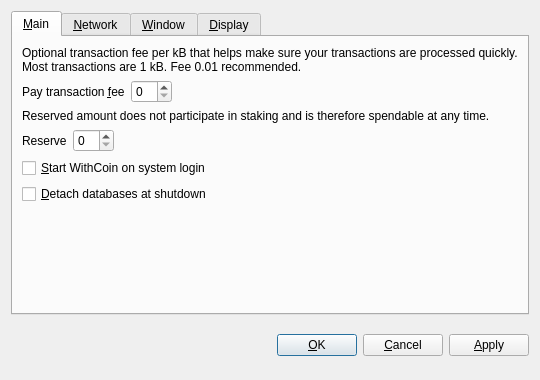
<?xml version="1.0" encoding="UTF-8"?>
<ui version="4.0">
 <class>OptionsDialog</class>
 <widget class="QDialog" name="OptionsDialog">
  <property name="geometry">
   <rect>
    <x>0</x>
    <y>0</y>
    <width>540</width>
    <height>380</height>
   </rect>
  </property>
  <property name="windowTitle">
   <string>Options</string>
  </property>
  <property name="modal">
   <bool>true</bool>
  </property>
  <layout class="QVBoxLayout" name="verticalLayout">
   <item>
    <widget class="QTabWidget" name="tabWidget">
     <property name="tabPosition">
      <enum>QTabWidget::North</enum>
     </property>
     <property name="currentIndex">
      <number>0</number>
     </property>
     <widget class="QWidget" name="tabMain">
      <attribute name="title">
       <string>&amp;Main</string>
      </attribute>
      <layout class="QVBoxLayout" name="verticalLayout_Main">
       <item>
        <widget class="QLabel" name="transactionFeeInfoLabel">
         <property name="text">
          <string>Optional transaction fee per kB that helps make sure your transactions are processed quickly. Most transactions are 1 kB. Fee 0.01 recommended.</string>
         </property>
         <property name="textFormat">
          <enum>Qt::PlainText</enum>
         </property>
         <property name="wordWrap">
          <bool>true</bool>
         </property>
        </widget>
       </item>
       <item>
        <layout class="QHBoxLayout" name="horizontalLayoutFee">
         <item>
          <widget class="QLabel" name="transactionFeeLabel">
           <property name="text">
            <string>Pay transaction &amp;fee</string>
           </property>
           <property name="textFormat">
            <enum>Qt::PlainText</enum>
           </property>
           <property name="buddy">
            <cstring>transactionFee</cstring>
           </property>
          </widget>
         </item>
         <item>
          <widget class="BitcoinAmountField" name="transactionFee"/>
         </item>
         <item>
          <spacer name="horizontalSpacerFee">
           <property name="orientation">
            <enum>Qt::Horizontal</enum>
           </property>
           <property name="sizeHint" stdset="0">
            <size>
             <width>40</width>
             <height>20</height>
            </size>
           </property>
          </spacer>
         </item>
        </layout>
       </item>
       <item>
        <widget class="QLabel" name="reserveBalanceInfoLabel">
         <property name="text">
          <string>Reserved amount does not participate in staking and is therefore spendable at any time.</string>
         </property>
         <property name="textFormat">
          <enum>Qt::PlainText</enum>
         </property>
         <property name="wordWrap">
          <bool>true</bool>
         </property>
        </widget>
       </item>
       <item>
        <layout class="QHBoxLayout" name="horizontalLayoutReserveBalance">
         <item>
          <widget class="QLabel" name="reserveBalanceLabel">
           <property name="text">
            <string>Reserve</string>
           </property>
           <property name="textFormat">
            <enum>Qt::PlainText</enum>
           </property>
           <property name="buddy">
            <cstring>reserveBalance</cstring>
           </property>
          </widget>
         </item>
         <item>
          <widget class="BitcoinAmountField" name="reserveBalance"/>
         </item>
         <item>
          <spacer name="horizontalSpacerReserveBalance">
           <property name="orientation">
            <enum>Qt::Horizontal</enum>
           </property>
           <property name="sizeHint" stdset="0">
            <size>
             <width>40</width>
             <height>20</height>
            </size>
           </property>
          </spacer>
         </item>
        </layout>
       </item>
       <item>
        <widget class="QCheckBox" name="bitcoinAtStartup">
         <property name="toolTip">
          <string>Automatically start WithCoin after logging in to the system.</string>
         </property>
         <property name="text">
          <string>&amp;Start WithCoin on system login</string>
         </property>
        </widget>
       </item>
       <item>
        <widget class="QCheckBox" name="detachDatabases">
         <property name="toolTip">
          <string>Detach block and address databases at shutdown. This means they can be moved to another data directory, but it slows down shutdown. The wallet is always detached.</string>
         </property>
         <property name="text">
          <string>&amp;Detach databases at shutdown</string>
         </property>
        </widget>
       </item>
       <item>
        <spacer name="verticalSpacer_Main">
         <property name="orientation">
          <enum>Qt::Vertical</enum>
         </property>
         <property name="sizeHint" stdset="0">
          <size>
           <width>20</width>
           <height>40</height>
          </size>
         </property>
        </spacer>
       </item>
      </layout>
     </widget>
     <widget class="QWidget" name="tabNetwork">
      <attribute name="title">
       <string>&amp;Network</string>
      </attribute>
      <layout class="QVBoxLayout" name="verticalLayout_Network">
       <item>
        <widget class="QCheckBox" name="mapPortUpnp">
         <property name="toolTip">
          <string>Automatically open the WithCoin client port on the router. This only works when your router supports UPnP and it is enabled.</string>
         </property>
         <property name="text">
          <string>Map port using &amp;UPnP</string>
         </property>
        </widget>
       </item>
       <item>
        <widget class="QCheckBox" name="connectSocks">
         <property name="toolTip">
          <string>Connect to the WithCoin network through a SOCKS proxy (e.g. when connecting through Tor).</string>
         </property>
         <property name="text">
          <string>&amp;Connect through SOCKS proxy:</string>
         </property>
        </widget>
       </item>
       <item>
        <layout class="QHBoxLayout" name="horizontalLayout_Network">
         <item>
          <widget class="QLabel" name="proxyIpLabel">
           <property name="text">
            <string>Proxy &amp;IP:</string>
           </property>
           <property name="textFormat">
            <enum>Qt::PlainText</enum>
           </property>
           <property name="buddy">
            <cstring>proxyIp</cstring>
           </property>
          </widget>
         </item>
         <item>
          <widget class="QValidatedLineEdit" name="proxyIp">
           <property name="maximumSize">
            <size>
             <width>140</width>
             <height>16777215</height>
            </size>
           </property>
           <property name="toolTip">
            <string>IP address of the proxy (e.g. 127.0.0.1)</string>
           </property>
          </widget>
         </item>
         <item>
          <widget class="QLabel" name="proxyPortLabel">
           <property name="text">
            <string>&amp;Port:</string>
           </property>
           <property name="textFormat">
            <enum>Qt::PlainText</enum>
           </property>
           <property name="buddy">
            <cstring>proxyPort</cstring>
           </property>
          </widget>
         </item>
         <item>
          <widget class="QLineEdit" name="proxyPort">
           <property name="maximumSize">
            <size>
             <width>55</width>
             <height>16777215</height>
            </size>
           </property>
           <property name="toolTip">
            <string>Port of the proxy (e.g. 9050)</string>
           </property>
          </widget>
         </item>
         <item>
          <widget class="QLabel" name="socksVersionLabel">
           <property name="text">
            <string>SOCKS &amp;Version:</string>
           </property>
           <property name="textFormat">
            <enum>Qt::PlainText</enum>
           </property>
           <property name="buddy">
            <cstring>socksVersion</cstring>
           </property>
          </widget>
         </item>
         <item>
          <widget class="QValueComboBox" name="socksVersion">
           <property name="toolTip">
            <string>SOCKS version of the proxy (e.g. 5)</string>
           </property>
          </widget>
         </item>
         <item>
          <spacer name="horizontalSpacer_Network">
           <property name="orientation">
            <enum>Qt::Horizontal</enum>
           </property>
           <property name="sizeHint" stdset="0">
            <size>
             <width>40</width>
             <height>20</height>
            </size>
           </property>
          </spacer>
         </item>
        </layout>
       </item>
       <item>
        <spacer name="verticalSpacer_Network">
         <property name="orientation">
          <enum>Qt::Vertical</enum>
         </property>
         <property name="sizeHint" stdset="0">
          <size>
           <width>20</width>
           <height>40</height>
          </size>
         </property>
        </spacer>
       </item>
      </layout>
     </widget>
     <widget class="QWidget" name="tabWindow">
      <attribute name="title">
       <string>&amp;Window</string>
      </attribute>
      <layout class="QVBoxLayout" name="verticalLayout_Window">
       <item>
        <widget class="QCheckBox" name="minimizeToTray">
         <property name="toolTip">
          <string>Show only a tray icon after minimizing the window.</string>
         </property>
         <property name="text">
          <string>&amp;Minimize to the tray instead of the taskbar</string>
         </property>
        </widget>
       </item>
       <item>
        <widget class="QCheckBox" name="minimizeOnClose">
         <property name="toolTip">
          <string>Minimize instead of exit the application when the window is closed. When this option is enabled, the application will be closed only after selecting Quit in the menu.</string>
         </property>
         <property name="text">
          <string>M&amp;inimize on close</string>
         </property>
        </widget>
       </item>
       <item>
        <spacer name="verticalSpacer_Window">
         <property name="orientation">
          <enum>Qt::Vertical</enum>
         </property>
         <property name="sizeHint" stdset="0">
          <size>
           <width>20</width>
           <height>40</height>
          </size>
         </property>
        </spacer>
       </item>
      </layout>
     </widget>
     <widget class="QWidget" name="tabDisplay">
      <attribute name="title">
       <string>&amp;Display</string>
      </attribute>
      <layout class="QVBoxLayout" name="verticalLayout_Display">
       <item>
        <layout class="QHBoxLayout" name="horizontalLayout_1_Display">
         <item>
          <widget class="QLabel" name="langLabel">
           <property name="text">
            <string>User Interface &amp;language:</string>
           </property>
           <property name="textFormat">
            <enum>Qt::PlainText</enum>
           </property>
           <property name="buddy">
            <cstring>lang</cstring>
           </property>
          </widget>
         </item>
         <item>
          <widget class="QValueComboBox" name="lang">
           <property name="toolTip">
            <string>The user interface language can be set here. This setting will take effect after restarting WithCoin.</string>
           </property>
          </widget>
         </item>
        </layout>
       </item>
       <item>
        <layout class="QHBoxLayout" name="horizontalLayout_2_Display">
         <item>
          <widget class="QLabel" name="unitLabel">
           <property name="text">
            <string>&amp;Unit to show amounts in:</string>
           </property>
           <property name="textFormat">
            <enum>Qt::PlainText</enum>
           </property>
           <property name="buddy">
            <cstring>unit</cstring>
           </property>
          </widget>
         </item>
         <item>
          <widget class="QValueComboBox" name="unit">
           <property name="toolTip">
            <string>Choose the default subdivision unit to show in the interface and when sending coins.</string>
           </property>
          </widget>
         </item>
        </layout>
       </item>
       <item>
        <widget class="QCheckBox" name="displayAddresses">
         <property name="toolTip">
          <string>Whether to show WithCoin addresses in the transaction list or not.</string>
         </property>
         <property name="text">
          <string>&amp;Display addresses in transaction list</string>
         </property>
        </widget>
       </item>
       <item>
        <widget class="QCheckBox" name="coinControlFeatures">
         <property name="toolTip">
          <string>Whether to show coin control features or not.</string>
         </property>
         <property name="text">
          <string>Display coin &amp;control features (experts only!)</string>
         </property>
        </widget>
       </item>
       <item>
        <widget class="QCheckBox" name="minimizeCoinAge"> 
         <property name="toolTip"> 
          <string>Whether to select the coin outputs randomly or with minimal coin age.</string> 
         </property> 
         <property name="text"> 
          <string>Minimize weight consumption (experimental)</string> 
         </property> 
        </widget> 
       </item> 
       <item>
        <spacer name="verticalSpacer_Display">
         <property name="orientation">
          <enum>Qt::Vertical</enum>
         </property>
         <property name="sizeHint" stdset="0">
          <size>
           <width>20</width>
           <height>40</height>
          </size>
         </property>
        </spacer>
       </item>
      </layout>
     </widget>
    </widget>
   </item>
   <item>
    <layout class="QHBoxLayout" name="horizontalLayout_Buttons">
     <item>
      <spacer name="horizontalSpacer_1">
       <property name="orientation">
        <enum>Qt::Horizontal</enum>
       </property>
       <property name="sizeHint" stdset="0">
        <size>
         <width>40</width>
         <height>48</height>
        </size>
       </property>
      </spacer>
     </item>
     <item>
      <widget class="QLabel" name="statusLabel">
       <property name="font">
        <font>
         <weight>75</weight>
         <bold>true</bold>
        </font>
       </property>
       <property name="text">
        <string/>
       </property>
       <property name="textFormat">
        <enum>Qt::PlainText</enum>
       </property>
       <property name="wordWrap">
        <bool>true</bool>
       </property>
      </widget>
     </item>
     <item>
      <spacer name="horizontalSpacer_2">
       <property name="orientation">
        <enum>Qt::Horizontal</enum>
       </property>
       <property name="sizeHint" stdset="0">
        <size>
         <width>40</width>
         <height>48</height>
        </size>
       </property>
      </spacer>
     </item>
     <item>
      <widget class="QPushButton" name="okButton">
       <property name="text">
        <string>&amp;OK</string>
       </property>
      </widget>
     </item>
     <item>
      <widget class="QPushButton" name="cancelButton">
       <property name="text">
        <string>&amp;Cancel</string>
       </property>
       <property name="autoDefault">
        <bool>false</bool>
       </property>
      </widget>
     </item>
     <item>
      <widget class="QPushButton" name="applyButton">
       <property name="text">
        <string>&amp;Apply</string>
       </property>
       <property name="autoDefault">
        <bool>false</bool>
       </property>
      </widget>
     </item>
    </layout>
   </item>
  </layout>
 </widget>
 <customwidgets>
  <customwidget>
   <class>BitcoinAmountField</class>
   <extends>QSpinBox</extends>
   <header>bitcoinamountfield.h</header>
  </customwidget>
  <customwidget>
   <class>QValueComboBox</class>
   <extends>QComboBox</extends>
   <header>qvaluecombobox.h</header>
  </customwidget>
  <customwidget>
   <class>QValidatedLineEdit</class>
   <extends>QLineEdit</extends>
   <header>qvalidatedlineedit.h</header>
  </customwidget>
 </customwidgets>
 <resources/>
 <connections/>
</ui>
